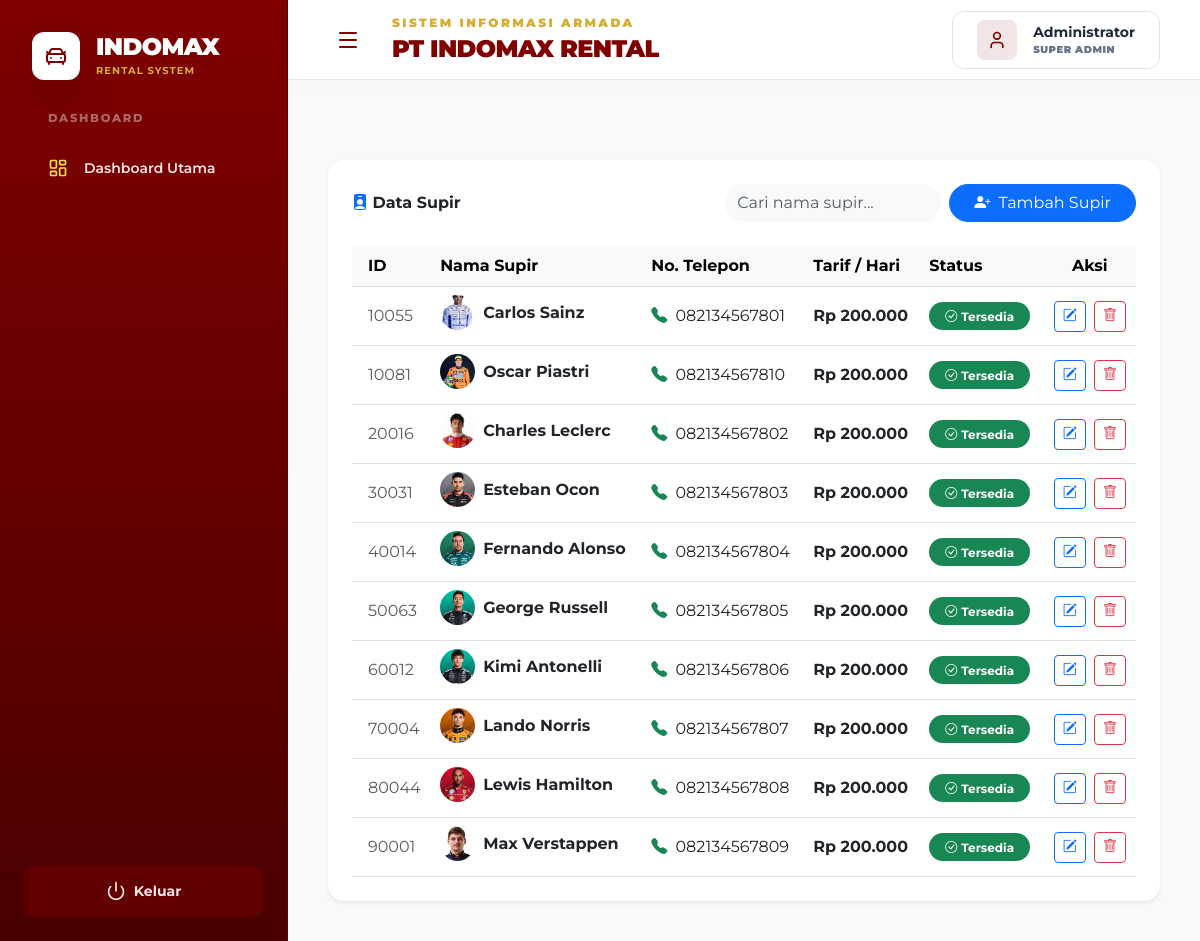
/Admin/supir.php, run on the app's committed database.
### tables this page shows
CREATE TABLE `supir` (
  `id_supir` int(11) NOT NULL,
  `nama_supir` varchar(100) DEFAULT NULL,
  `no_telp` varchar(15) DEFAULT NULL,
  `tarif_supir_per_hari` decimal(10,2) DEFAULT NULL,
  `status_supir` enum('tersedia','bertugas') DEFAULT 'tersedia',
  `gambar` varchar(255) DEFAULT NULL,
  `tarif_12_dalam` decimal(10,2) DEFAULT NULL,
  `tarif_12_luar` decimal(10,2) DEFAULT NULL,
  `tarif_24_dalam` decimal(10,2) DEFAULT NULL,
  `tarif_24_luar` decimal(10,2) DEFAULT NULL
);

### Admin/supir.php (the view, shortened to what this page needs)
<?php
include 'navbar.php';
include 'koneksi.php';
?>
<div class="card shadow-sm border-0 rounded-4 bg-white p-4">
    <div class="d-flex flex-column flex-md-row justify-content-between align-items-md-center mb-4 gap-3">
        <h3 class="mb-0 fw-bold">
            <i class="bi bi-person-badge-fill text-primary"></i>
            Data Supir
        </h3>
        <div class="d-flex gap-2">
            <input type="text" id="searchInput" onkeyup="liveSearch()" class="form-control rounded-pill border-0 bg-light" placeholder="Cari nama supir...">
            <a href="tambah_supir.php" class="btn btn-primary rounded-pill px-4 text-nowrap">
                <i class="bi bi-person-plus-fill me-1"></i>
                Tambah Supir
            </a>
        </div>
    </div>
    <div class="table-responsive">
        <table class="table table-hover align-middle mb-0">
            <thead class="table-light">
                <tr>
                    <th class="ps-3">ID</th>
                    <th>Nama Supir</th>
                    <th>No. Telepon</th>
                    <th>Tarif / Hari</th>
                    <th>Status</th>
                    <th class="text-center">Aksi</th>
                </tr>
            </thead>
            <tbody id="tableBody">
            <?php
            $query = mysqli_query($conn, "SELECT s.*,
                        (SELECT COUNT(*) FROM transaksi_sewa t WHERE t.id_supir = s.id_supir AND t.status_sewa = 'berjalan') AS transaksi_aktif
                     FROM supir s ORDER BY s.id_supir ASC");
            if ($query && mysqli_num_rows($query) > 0) {
                while($data = mysqli_fetch_assoc($query)){
                    $status_sekarang = ($data['transaksi_aktif'] > 0) ? 'bertugas' : 'tersedia';
            ?>
                <tr>
                    <td class="ps-3 text-muted"><?= $data['id_supir']; ?></td>
                    <td>
                        <div class="d-inline-flex align-items-center">
                            <?php if (!empty($data['gambar']) && file_exists('img_supir/' . $data['gambar'])) { ?>
                                <img src="img_supir/<?= htmlspecialchars($data['gambar']); ?>" alt="Foto <?= htmlspecialchars($data['nama_supir']); ?>" class="rounded-circle me-2" style="width: 35px; height: 35px; object-fit: cover; flex-shrink: 0;">
                            <?php } else { ?>
                                <i class="bi bi-person-circle text-secondary fs-5 me-2"></i>
                            <?php } ?>
                            <span class="fw-bold"><?= htmlspecialchars($data['nama_supir']); ?></span>
                        </div>
                    </td>
                    <td>
                        <i class="bi bi-telephone-fill text-success me-1"></i>
                        <?= htmlspecialchars($data['no_telp']); ?>
                    </td>
                    <td class="fw-bold">Rp <?= number_format($data['tarif_supir_per_hari'],0,',','.'); ?></td>
                    <td>
                        <?php if($status_sekarang == 'tersedia'){ ?>
                            <span class="badge rounded-pill bg-success px-3 py-2">
                                <i class="bi bi-check-circle me-1"></i>Tersedia
                            </span>
                        <?php } else { ?>
                            <span class="badge rounded-pill bg-danger px-3 py-2">
                                <i class="bi bi-car-front me-1"></i>Bertugas
                            </span>
                        <?php } ?>
                    </td>
                    <td class="text-center">
                        <a href="edit_supir.php?id=<?= $data['id_supir']; ?>" class="btn btn-sm btn-outline-primary me-1">
                            <i class="bi bi-pencil-square"></i>
                        </a>
                        <a href="hapus_supir.php?id=<?= $data['id_supir']; ?>"
                           class="btn btn-sm btn-outline-danger"
                           onclick="return confirm('Yakin ingin menghapus data supir ini?')">
                            <i class="bi bi-trash"></i>
                        </a>
                    </td>
                </tr>
            <?php
                }
            } else {
                echo "<tr><td colspan='6' class='text-center py-4 text-muted'>Belum ada data supir.</td></tr>";
            }
            ?>
            </tbody>
        </table>
    </div>
</div>
</div> </main>
</div>
</body>
</html>

### data on the page
supir: id_supir "10055", gambar (picture), nama_supir "Carlos Sainz", no_telp "082134567801", tarif_supir_per_hari "200.000"
supir: id_supir "10081", gambar (picture), nama_supir "Oscar Piastri", no_telp "082134567810", tarif_supir_per_hari "200.000"
supir: id_supir "20016", gambar (picture), nama_supir "Charles Leclerc", no_telp "082134567802", tarif_supir_per_hari "200.000"
supir: id_supir "30031", gambar (picture), nama_supir "Esteban Ocon", no_telp "082134567803", tarif_supir_per_hari "200.000"
supir: id_supir "40014", gambar (picture), nama_supir "Fernando Alonso", no_telp "082134567804", tarif_supir_per_hari "200.000"
supir: id_supir "50063", gambar (picture), nama_supir "George Russell", no_telp "082134567805", tarif_supir_per_hari "200.000"
supir: id_supir "60012", gambar (picture), nama_supir "Kimi Antonelli", no_telp "082134567806", tarif_supir_per_hari "200.000"
supir: id_supir "70004", gambar (picture), nama_supir "Lando Norris", no_telp "082134567807", tarif_supir_per_hari "200.000"
supir: id_supir "80044", gambar (picture), nama_supir "Lewis Hamilton", no_telp "082134567808", tarif_supir_per_hari "200.000"
supir: id_supir "90001", gambar (picture), nama_supir "Max Verstappen", no_telp "082134567809", tarif_supir_per_hari "200.000"

### other printed values
$_SESSION['nama_user'] "Administrator"
$_SESSION['role'] "SUPER ADMIN"
